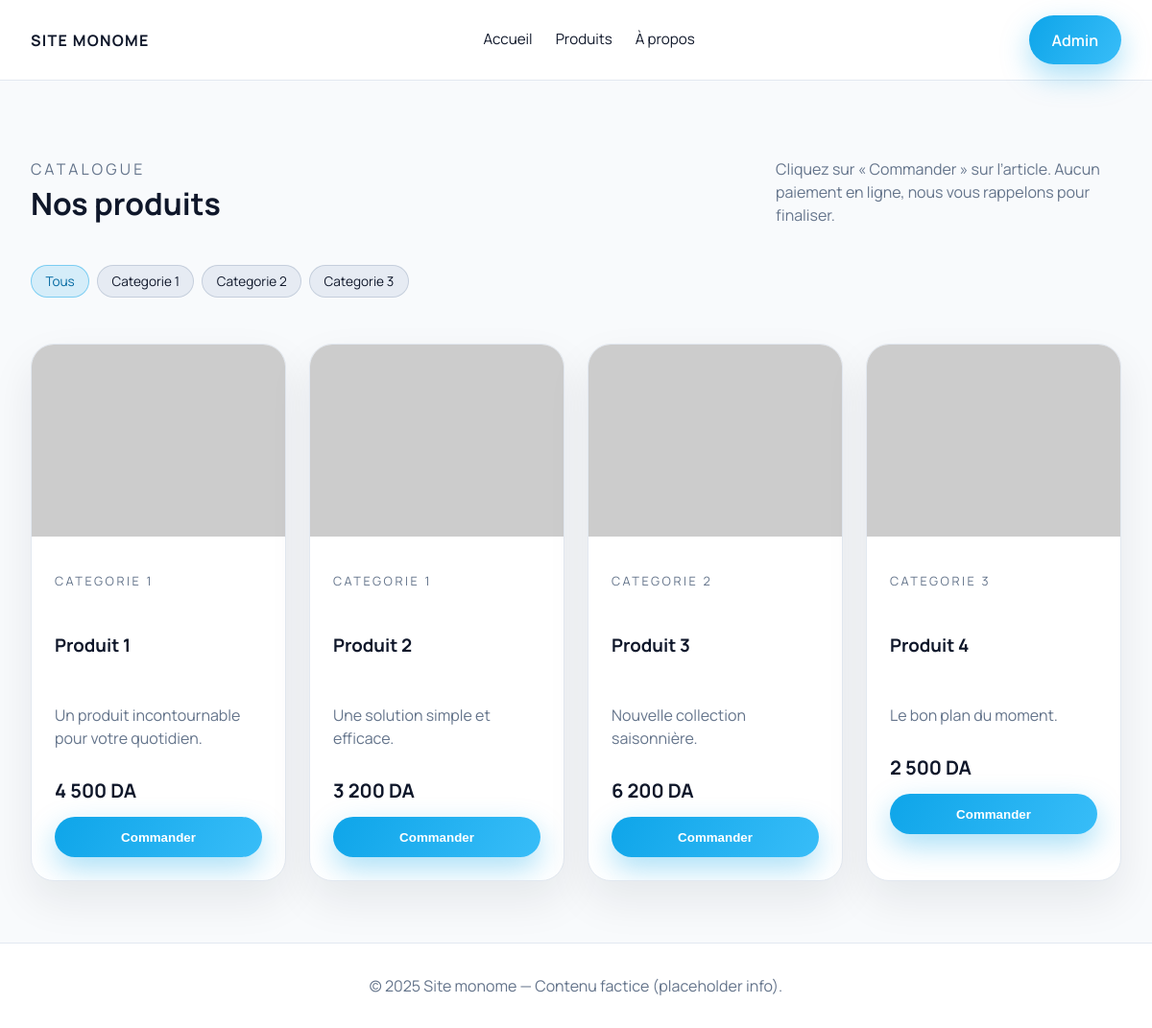
The app's page /client/products.php, older data.
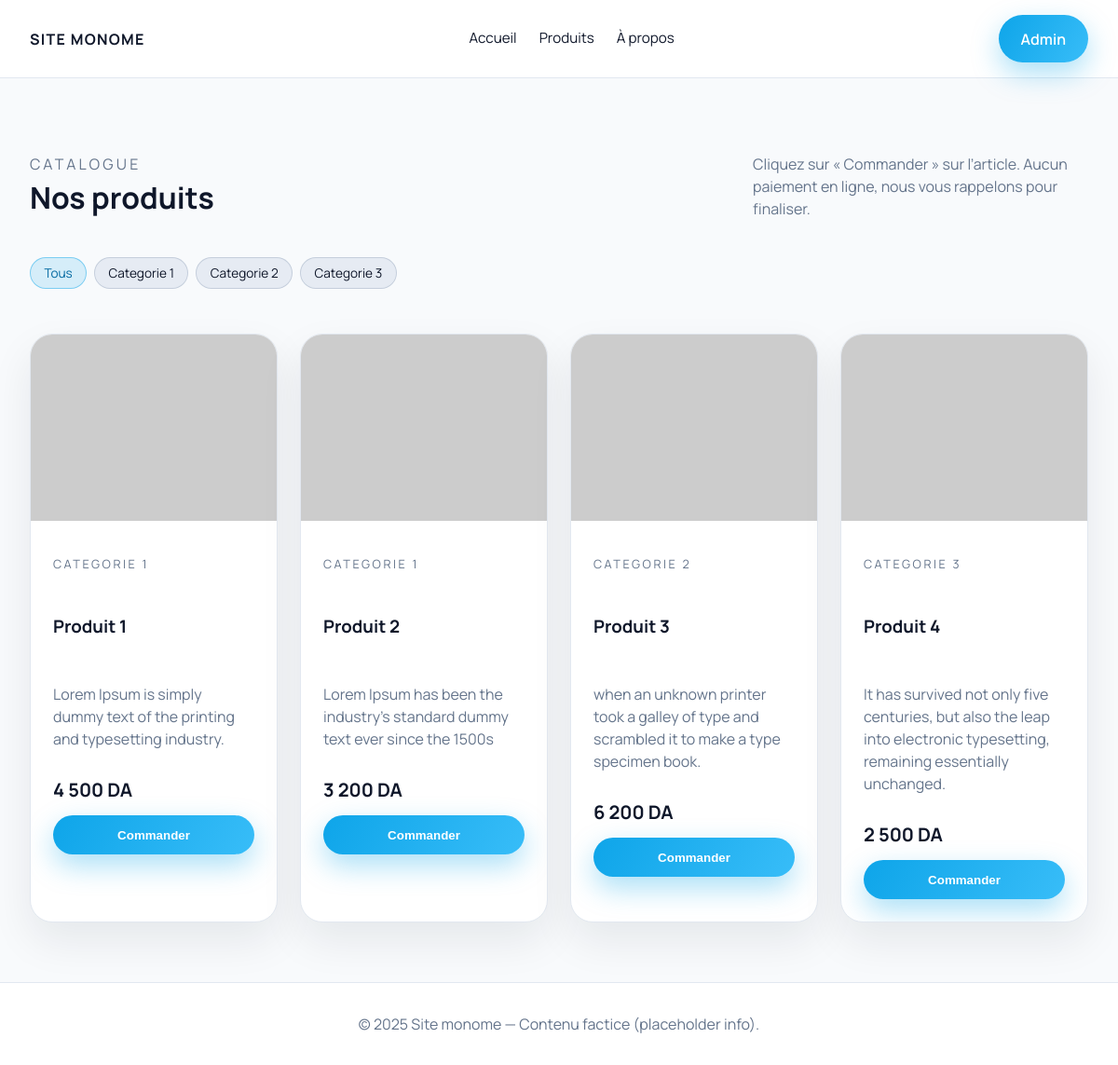
The same page, newer data.
### tables this page shows
CREATE TABLE IF NOT EXISTS categories (
  id INT AUTO_INCREMENT PRIMARY KEY,
  name VARCHAR(150) NOT NULL
);

CREATE TABLE IF NOT EXISTS products (
  id INT AUTO_INCREMENT PRIMARY KEY,
  category_id INT NULL,
  name VARCHAR(255) NOT NULL,
  price DECIMAL(10,2) NOT NULL,
  image VARCHAR(255),
  description TEXT,
  created_at TIMESTAMP DEFAULT CURRENT_TIMESTAMP,
  FOREIGN KEY (category_id) REFERENCES categories(id) ON DELETE SET NULL
);

### private/config.php (called while the page is built, shortened)
<?php
function sanitize(string $value): string
{
    return htmlspecialchars($value, ENT_QUOTES, 'UTF-8');
}

### client/products.php (the view, shortened to what this page needs)
<?php
require __DIR__ . '/includes/header.php';
$res = $connection->query("SELECT id, name, LOWER(REPLACE(name, ' ', '-')) AS slug FROM categories ORDER BY name ASC");
$categories = $res ? $res->fetch_all(MYSQLI_ASSOC) : [];
$selectedCategory = null;
if ($selectedCategory) {
    $pRes = $connection->query("SELECT p.*, c.name AS category_name, LOWER(REPLACE(IFNULL(c.name, 'collection'), ' ', '-')) AS category_slug FROM products p LEFT JOIN categories c ON c.id = p.category_id WHERE p.category_id = " . $selectedCategory . " ORDER BY p.created_at DESC");
} else {
    $pRes = $connection->query("SELECT p.*, c.name AS category_name, LOWER(REPLACE(IFNULL(c.name, 'collection'), ' ', '-')) AS category_slug FROM products p LEFT JOIN categories c ON c.id = p.category_id ORDER BY p.created_at DESC");
}
$products = $pRes ? $pRes->fetch_all(MYSQLI_ASSOC) : [];
?>
<main>
    <div class="section-title">
        <div>
            <p style="color: var(--muted); text-transform: uppercase; letter-spacing: 0.2em; margin: 0;">Catalogue</p>
            <h2>Nos produits</h2>
        </div>
        <p style="max-width: 360px; color: var(--muted);">Cliquez sur « Commander » sur l’article. Aucun paiement en ligne, nous vous rappelons pour finaliser.</p>
    </div>
    <div class="section-title" style="margin-top: 0;">
        <div class="chip-group">
            <?php
            $allActive = $selectedCategory ? '' : 'active';
            ?>
            <a class="chip <?= $allActive; ?>" href="<?= htmlspecialchars($_SERVER['PHP_SELF']); ?>">Tous</a>
            <?php foreach ($categories as $cat):
                $isActive = ($selectedCategory && (int)$cat['id'] === $selectedCategory) ? 'active' : ''; ?>
                <a class="chip <?= $isActive; ?>" href="?category=<?= (int)$cat['id']; ?>"><?= sanitize($cat['name']); ?></a>
            <?php endforeach; ?>
        </div>
    </div>
    <section class="grid">
        <?php if (empty($products)): ?>
            <div class="card" style="grid-column: 1 / -1;">
                <div class="card-body empty-state">
                    Aucun produit n’a encore été ajouté. Revenez bientôt.
                </div>
            </div>
        <?php else: ?>
            <?php foreach ($products as $product): ?>
                <article class="card">
                    <?php if (!empty($product['image'])): ?>
                        <img src="<?= sanitize($product['image']); ?>" alt="<?= sanitize($product['name']); ?>">
                    <?php endif; ?>
                    <div class="card-body">
                        <p style="color: var(--muted); text-transform: uppercase; font-size: 0.8rem; letter-spacing: 0.2em;">
                            <?= sanitize($product['category_name'] ?? ''); ?>
                        </p>
                        <h3><?= sanitize($product['name']); ?></h3>
                        <p style="color: var(--muted);"><?= sanitize($product['description'] ?? ''); ?></p>
                        <div class="price"><?= number_format((float)$product['price'], 0, ',', ' '); ?> DA</div>
                        <button class="btn btn-primary" data-order data-id="<?= (int)$product['id']; ?>" data-name="<?= sanitize($product['name']); ?>">
                            Commander
                        </button>
                    </div>
                </article>
            <?php endforeach; ?>
        <?php endif; ?>
    </section>
</main>
<?php require __DIR__ . '/includes/footer.php'; ?>

### client/includes/header.php (shortened to what this page needs)
<?php
require_once __DIR__ . '/../../private/config.php';
?>
<!DOCTYPE html>
<html lang="fr">
<head>
    <link rel="stylesheet" href="../public/css/style.css">
</head>
<body>
<div class="layout">
    <header class="site-header">
        <nav>
            <a class="brand" href="index.php">Site monome</a>
            <div class="nav-links">
                <a href="index.php">Accueil</a>
                <a href="products.php">Produits</a>
                <a href="apropos.html">À propos</a>
            </div>
            <a class="btn btn-primary" href="../admin/login.php">Admin</a>
        </nav>
    </header>

### client/includes/footer.php
    <footer class="footer">
        © <?= date('Y'); ?> Site monome — Contenu factice (placeholder info).
    </footer>
</div>
</body>
</html>

### public/css/style.css (style rules this page uses)
:root { --accent: #0ea5e9; --accent-dark: #0369a1; --bg: #f8fafc; --card: #ffffff; --text: #0f172a; --muted: #64748b; --border: #e2e8f0; }
* { box-sizing: border-box; }
body { margin: 0; font-family: 'Manrope', system-ui, -apple-system, BlinkMacSystemFont, 'Segoe UI', sans-serif; background: var(--bg); color: var(--text); line-height: 1.5; }
a { color: inherit; text-decoration: none; }
img { max-width: 100%; display: block; }
.layout { min-height: 100vh; display: flex; flex-direction: column; }
.site-header { background: rgba(255, 255, 255, 0.95); backdrop-filter: blur(18px); border-bottom: 1px solid var(--border); position: sticky; top: 0; z-index: 100; }
.site-header nav { max-width: 1200px; margin: 0 auto; padding: 1rem 2rem; display: flex; justify-content: space-between; align-items: center; }
.brand { font-weight: 700; letter-spacing: 0.08em; text-transform: uppercase; }
.nav-links { display: flex; gap: 1.5rem; font-size: 0.95rem; }
.btn { display: inline-flex; align-items: center; justify-content: center; gap: 0.35rem; padding: 0.85rem 1.5rem; border-radius: 999px; border: none; cursor: pointer; font-weight: 600; transition: transform 0.2s ease, box-shadow 0.2s ease; }
.btn-primary { background: linear-gradient(120deg, var(--accent), #38bdf8); color: #ffffff; box-shadow: 0 12px 30px rgba(14, 165, 233, 0.35); }
.grid { max-width: 1200px; margin: 0 auto 4rem; padding: 0 2rem; display: grid; grid-template-columns: repeat(auto-fit, minmax(260px, 1fr)); gap: 1.5rem; }
.card { background: var(--card); border-radius: 24px; border: 1px solid var(--border); overflow: hidden; display: flex; flex-direction: column; min-height: 100%; transition: transform 0.2s ease, box-shadow 0.2s ease; box-shadow: 0 20px 45px rgba(15, 23, 42, 0.08); }
.card-body { padding: 1.5rem; display: flex; flex-direction: column; gap: 0.75rem; }
.price { font-size: 1.25rem; font-weight: 700; }
.chip-group { display: flex; flex-wrap: wrap; gap: 0.5rem; margin-bottom: 1.5rem; }
.chip { padding: 0.35rem 0.9rem; border-radius: 999px; background: rgba(226, 232, 240, 0.8); border: 1px solid rgba(148, 163, 184, 0.4); font-size: 0.85rem; cursor: pointer; transition: all 0.2s ease; }
.chip.active { background: rgba(14, 165, 233, 0.15); border-color: rgba(14, 165, 233, 0.45); color: var(--accent-dark); }
.section-title { max-width: 1200px; margin: 4rem auto 1.5rem; padding: 0 2rem; display: flex; justify-content: space-between; align-items: center; }
.section-title h2 { margin: 0; font-size: 2rem; }
.footer { background: #ffffff; border-top: 1px solid var(--border); padding: 2rem; text-align: center; color: var(--muted); }
.card img { width: 100%; height: 200px; object-fit: cover; }
@media (min-width: 992px) { .grid { grid-template-columns: repeat(4, 1fr); } }

Row changes from the older to the newer data that the page shows:
changed products "Produit 1": description "Un produit incontournable pour votre quotidien." → "Lorem Ipsum is simply dummy text of the printing and typesetting industry."
changed products "Produit 2": description "Une solution simple et efficace." → "Lorem Ipsum has been the industry's standard dummy text ever since the 1500s"
changed products "Produit 3": description "Nouvelle collection saisonnière." → "when an unknown printer took a galley of type and scrambled it to make a type specimen book."
changed products "Produit 4": description "Le bon plan du moment." → "It has survived not only five centuries, but also the leap into electronic typesetting, remaining essentially unchanged."
